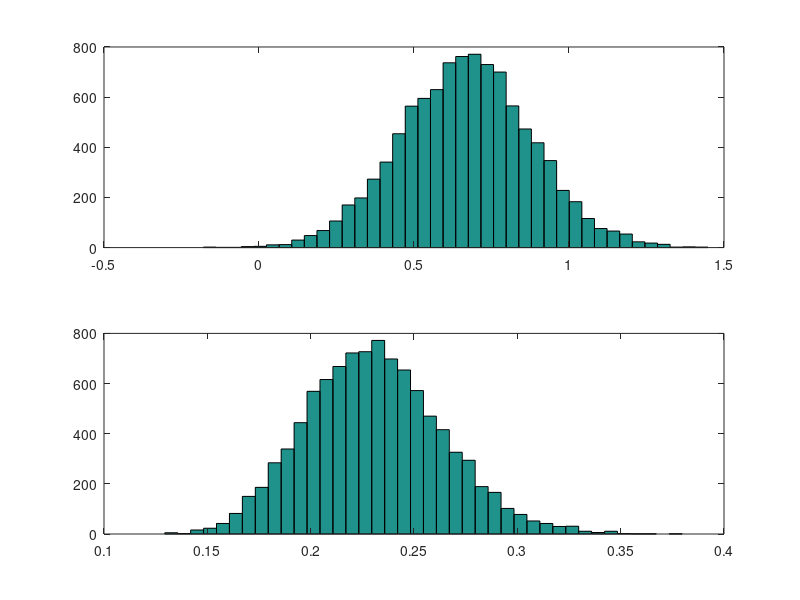

Here is the MATLAB script that generated this plot:
 close all
 clear all
  randn("state",1)
  randg("state",1)
  n=100;
  y = 2 * randn(1,n) + 1;
%------------------------------------------
NN = 10000;
mus = []; taus = [];
sumdata = sum(y);
%hyperparameters
mu0=0.5; tau0 = 1/100;
a= 1/2; b= 2;
% start, initial values
mu = 0.5;   tau = 0.5; %
for i = 1 : NN
  newmu  = sqrt(1/(tau0+n*tau)) * randn + (tau * sumdata+tau0*mu0)/(tau0+n*tau);
  %par   = b+1/2 * sum ( (y - mu).^2);
  par   = b+1/2 * sum ( (y - newmu).^2);
  newtau = gamrnd(a + n/2, 1/par); %par is rate
  mus = [mus newmu];
  taus = [taus newtau];
  mu=newmu;
  tau=newtau;
end
 
burn =200;
mus = mus(burn+1:end);
taus=taus(burn+1:end);

mean(mus)
mean(taus)
figure(1)
subplot(211)
hist(mus, 40)
subplot(212)
hist(taus, 40)

